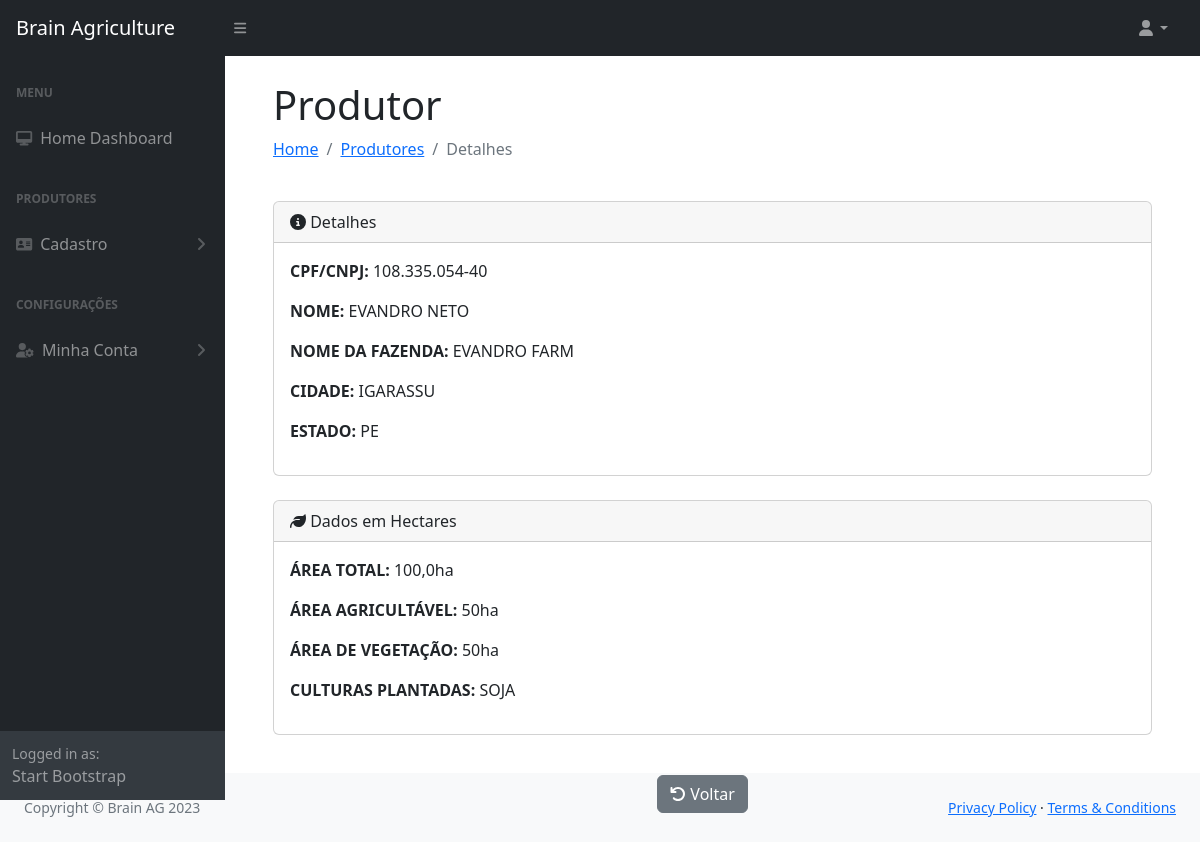
The app's page /producer/1/ with its own data.
### producers/models.py (models this page shows)
class Producer(models.Model):
    id = models.IntegerField(primary_key=True)
    cpforcnpj = models.CharField(max_length=18, blank=False, null=False, unique=True)
    name = models.CharField(max_length=100, blank=False, null=False)
    farm_name = models.CharField(max_length=100, blank=False, null=False)
    city = models.CharField(max_length=100, blank=False, null=False)
    state = models.CharField(max_length=100, blank=False, null=False)
    total_area_hectares = models.FloatField(blank=False, null=False)
    arable_area_hectares = models.IntegerField(blank=False, null=False)
    vegetation_area_hectares = models.IntegerField(blank=False, null=False)
    planted_types = models.CharField(max_length=200)

### producers/views.py (the view)
# urls.py: path('producer/<int:pk>/', ProducerDetailView.as_view(), name='producer_detail'),
class ProducerDetailView(DetailView):
    model = models.Producer
    template_name = 'producer_detail.html'

### producers/templates/producer_detail.html (shortened to what this page needs)
{% extends "base.html" %}
{% load static %}
{% block content %}
<div class="container-fluid px-4" style="margin-top: 25px;">
    <h1 class="mt-4">Produtor</h1>
    <ol class="breadcrumb mb-4">
        <li class="breadcrumb-item"><a href="http://127.0.0.1:7000/">Home</a></li>
        <li class="breadcrumb-item"><a href="http://127.0.0.1:7000/producers/">Produtores</a></li>
        <li class="breadcrumb-item active">Detalhes</li>
    </ol>
    <div class="card mb-4" style="margin-top: 40px;">
        <div class="card-header">
            <i class="fa fa-info-circle" aria-hidden="true"></i>
            Detalhes
        </div>
        <div class="card-body">
            <p><strong>CPF/CNPJ:</strong> {{ object.cpforcnpj }}</p>
            <p><strong>NOME:</strong> {{ object.name }}</p>
            <p><strong>NOME DA FAZENDA:</strong> {{ object.farm_name }}</p>
            <p><strong>CIDADE:</strong> {{ object.city }}</p>
            <p><strong>ESTADO:</strong> {{ object.state }}</p>
        </div>
    </div>
    <div class="card mb-4" style="margin-top: 20px;">
        <div class="card-header">
            <i class="fa fa-leaf" aria-hidden="true"></i>
            Dados em Hectares
        </div>
        <div class="card-body">
            <p><strong>ÁREA TOTAL:</strong> {{ object.total_area_hectares }}ha</p>
            <p><strong>ÁREA AGRICULTÁVEL:</strong> {{ object.arable_area_hectares }}ha</p>
            <p><strong>ÁREA DE VEGETAÇÃO:</strong> {{ object.vegetation_area_hectares }}ha</p>
            <p><strong>CULTURAS PLANTADAS:</strong> {{ object.planted_types }}</p>
        </div>
    </div>
    <div class="card-footer text-center py-3">
        <div class="small"><a href="{% url 'producers' %}" class="btn btn-secondary" style="margin-right: 20px;"><i
                    class="fa fa-undo" aria-hidden="true"></i> Voltar</a>
        </div>
    </div>
</div>
{% endblock %}

### records on screen
Producer: cpforcnpj "108.335.054-40", name "EVANDRO NETO", farm_name "EVANDRO FARM", city "IGARASSU", state "PE", total_area_hectares "100,0", arable_area_hectares "50", vegetation_area_hectares "50", planted_types "SOJA"
